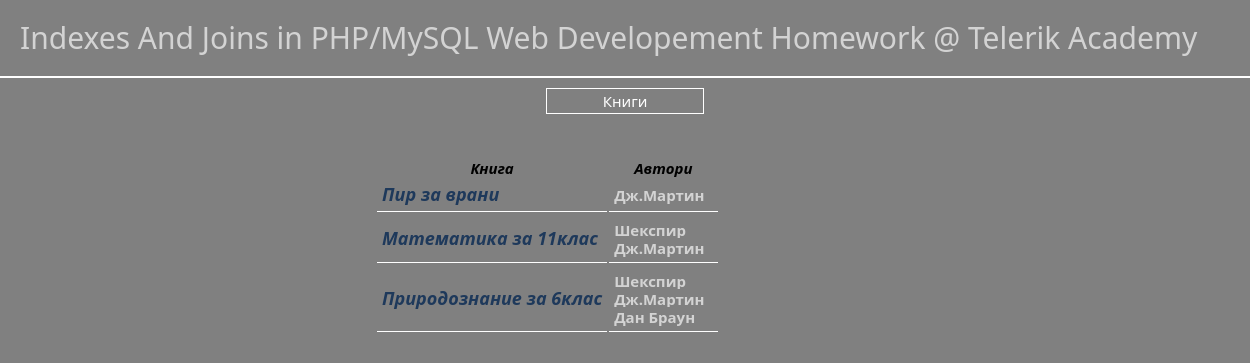
Screenshot of /homework4/booksList.php?authorID=2 with the database file from the repository.
### tables this page shows
CREATE TABLE IF NOT EXISTS `books_authors` (
  `book_id` int(11) NOT NULL,
  `author_id` int(11) NOT NULL,
  KEY `book_id` (`book_id`),
  KEY `author_id` (`author_id`)
);

CREATE TABLE IF NOT EXISTS `books` (
  `book_id` int(11) NOT NULL AUTO_INCREMENT,
  `book_title` varchar(250) NOT NULL,
  PRIMARY KEY (`book_id`)
);

CREATE TABLE IF NOT EXISTS `authors` (
  `author_id` int(11) NOT NULL AUTO_INCREMENT,
  `author_name` varchar(250) NOT NULL,
  PRIMARY KEY (`author_id`)
);

### homework4/booksList.php (the view, shortened to what this page needs)
<?php
include './includes/header.php';
require './includes/globals.php';
?>
<div class="index-btn"><a href="index.php">Книги</a></div>
<div class="table-wrapper">
<table>
<tr><th>Книга</th><th>Автори</th></tr>
<?php
        if ($connection) {
            if (isset($_GET['authorID']) && is_numeric($_GET['authorID'])) {
                $getAllBooksByAuthorQuery = mysqli_query($connection, 'SELECT * FROM authors INNER JOIN books_authors ON authors.author_id=books_authors.author_id INNER JOIN books ON books_authors.book_id=books.book_id WHERE authors.author_id="'.$_GET['authorID'].'"');
                if ($getAllBooksByAuthorQuery->num_rows > 0) {
                     while ($row=$getAllBooksByAuthorQuery->fetch_assoc()) {
                        echo '<tr><td><div class="book-title">'.$row['book_title'].'</div></td><td>';
                        $getAllAuthorsForGivenBookQuery = mysqli_query($connection, 'SELECT * FROM authors INNER JOIN books_authors ON authors.author_id=books_authors.author_id INNER JOIN books ON books_authors.book_id=books.book_id WHERE book_title="'.$row['book_title'].'"');
                        while ($row2=$getAllAuthorsForGivenBookQuery->fetch_assoc()) {
                            echo '<div class="author-name"><a href="booksList.php?authorID='.$row2['author_id'].'">'.$row2['author_name'].' </a></div>';
                        }
                     echo '</td><tr>';
                     }
                }
                else {
                    echo '<div class="error-msg">No such author or no books added with this author</div>';
                }
            }
            else {
                echo '<div class="error-msg">No such author</div>';
            }
        }
        else    {
            echo 'No connection to database - '.mysqli_connect_error();
        }
?>
</table>
</div>
<?php
include './includes/footer.php';
?>

### rows the page displays
books_authors: book.book_title "Пир за врани", author.author_name "Дж.Мартин"
books_authors: book.book_title "Математика за 11клас", author.author_name "Дж.Мартин"
books_authors: author.author_name "Шекспир"
books_authors: book.book_title "Природознание за 6клас", author.author_name "Дж.Мартин"
books_authors: author.author_name "Шекспир"
books_authors: author.author_name "Дан Браун"
